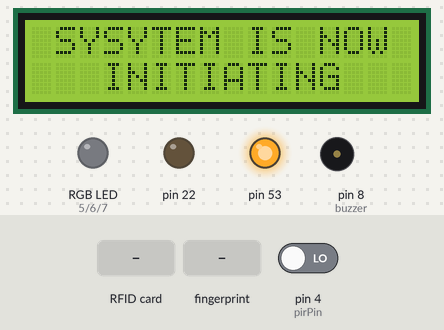
Simulated run of this sketch. Board: Arduino Mega 2560, built with avr-gcc and run on an emulated ATmega2560. On the bench: 16×2 character LCD, an RGB LED mixed from three pins (HIGH = lit), output pins drawn as LEDs (lit = HIGH), buzzer (waves = sounding). The inputs (shaded band) are chosen by the test bench; at power-on: pin 4 (pirPin) LOW. What the sketch prints to the serial monitor is not drawn.

Above: at 8.0 s.
9.3 s: pin 4 (pirPin) driven HIGH
19.7 s: RFID card 3B 38 47 0D held to the reader
At 30.1 s:
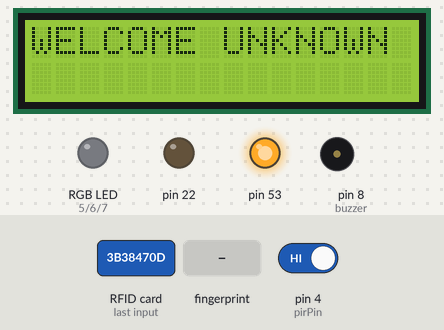
32.1 s: finger stored as number 1 placed on the sensor
At 45.1 s:
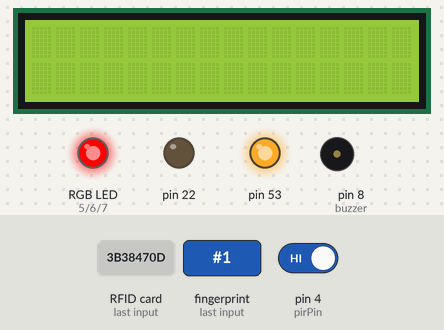
45.2 s: RFID card 5E 7A 19 C4 held to the reader
At 57.0 s:
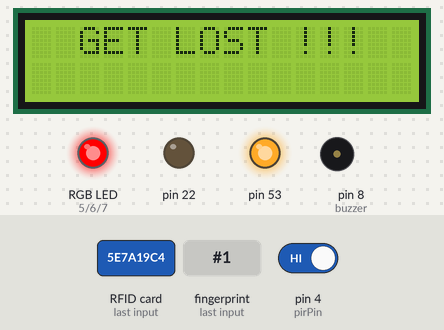
57.1 s: pin 4 (pirPin) driven LOW
Timing chart, 0 to 76.7 s (numbered marks = the images above; inputs shaded):
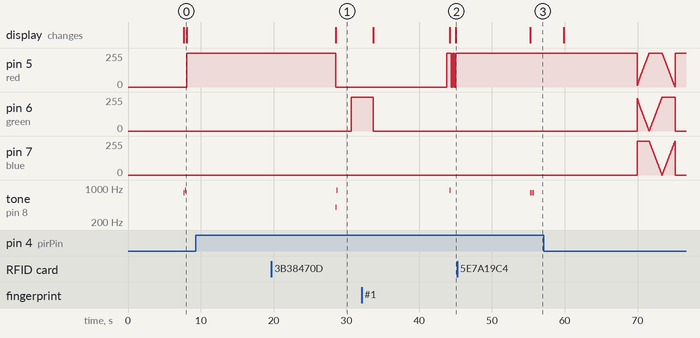

The sketch:

COMPLETE_LOCK_DOOR_V2.5.ino
```cpp
//LIBRARY USED:-
#include <SPI.h>
#include <MFRC522.h>
#include <Servo.h>
#include <Adafruit_Fingerprint.h>
#include <SoftwareSerial.h>
#include <LiquidCrystal.h>

int x;
int state = 0;    //Loggic for data transmit

// LCD USAGE:-
LiquidCrystal lcd(23, 24, 25, 26, 27, 28);

//PIR MOTION SENSOR CALIBRATE USAGE:-
//the time we give the sensor to calibrate (10-60 secs according to the datasheet)
int calibrationTime = 10;

//the time when the sensor outputs a low impulse
long unsigned int lowIn;

//the amount of milliseconds the sensor has to be low
//before we assume all motion has stopped
long unsigned int pause = 200;

boolean lockLow = true;
boolean takeLowTime;

int pirPin = 4;    //the digital pin connected to the PIR sensor's output

//BUZZER PIN:-
#define buzzer 8

//LED PIN DEFINE:-
#define red 5
#define green 6
#define blue 7

//RFID DEFINE:-
#define SS_PIN 10
#define RST_PIN 9


#define ACCESS_DELAY 2000
#define DENIED_DELAY 1000
MFRC522 mfrc522(SS_PIN, RST_PIN);   // Create MFRC522 instance.

//FINGERPRINT DEFINE:-
SoftwareSerial mySerial(2, 3);
Adafruit_Fingerprint finger = Adafruit_Fingerprint(&mySerial);
int fingerprintID = 0;
String IDname;

void setup() {
  Serial.begin(9600);   // Initiate a serial communication
  analogWrite (22,20);
  lcd.begin(16, 2);

//RGB USAGE:-
  pinMode(red, OUTPUT);
  pinMode(green, OUTPUT);
  pinMode(blue, OUTPUT);

//BUZZER USAGE:-
  pinMode(buzzer, OUTPUT);//buzzer

//PIR USAGE:-
  pinMode(pirPin, INPUT);
  digitalWrite(pirPin, LOW);

  //give the sensor some time to calibrate
  Serial.print("calibrating sensor ");
    for(int i = 0; i < calibrationTime; i++){
      Serial.print(".");
      delay(500);
      }
    Serial.println(" done");
    Serial.println("SENSOR ACTIVE");
    delay(50);

 //FINGERPRINT USAGE:-
  finger.begin(57600);  //Initiate fingerprint communication

  if (finger.verifyPassword()) {
    Serial.println("Found fingerprint sensor!");
  }
  else {
    Serial.println("Did not find fingerprint sensor :(");
    while (1) { delay(1); }
  }

 //RFID USAGE:-
  SPI.begin();          // Initiate  SPI bus
  mfrc522.PCD_Init();   // Initiate MFRC522

//PROGRAME BEGIN:-
  lcd.clear();
  delay(1500);
  Serial.write( '0' );
  Serial.println("Put your card to the reader...");
  Serial.println();
  lcd.print(" SYSYTEM IS NOW ");
  lcd.setCursor(0,1);
  lcd.print("   INITIATING   ");

   tone3();
   delay(200);
   tone1();
   delay(200);

}

void loop() {

  if (Serial.available() > 0 ){
    state = Serial.read();
  }
 Serial.write('1');                  //closed

 digitalWrite(red, HIGH);
 digitalWrite(green, LOW);
 digitalWrite(blue, LOW);

lcd.clear();

  //PIR USAGE:-
  digitalWrite(pirPin, LOW);

  //give the sensor some time to calibrate
  Serial.print("calibrating sensor ");
    for(int i = 0; i < calibrationTime; i++){
      Serial.print(".");
      delay(1000);
      }
    Serial.println(" done");
    Serial.println("SENSOR ACTIVE");
    delay(50);

 //RFID USAGE:-
  SPI.begin();          // Initiate  SPI bus
  mfrc522.PCD_Init();   // Initiate MFRC522

  Serial.write('1');
  Serial.println("Put your card to the reader...");
  Serial.println();


//PART 1 - LOCK THE DOOR, INTRUDER APPROACHING
 if(digitalRead(pirPin) == HIGH){

     digitalWrite(blue, LOW);   //the led visualizes the sensors output pin state
       if(lockLow){
         //makes sure we wait for a transition to LOW before any further output is made:
         lockLow = false;
         Serial.println("---");
         Serial.print("motion detected at ");
         Serial.print(millis()/1000);
         Serial.println(" sec");
         }
         takeLowTime = true;


  pinMode(green, LOW);
  pinMode(red, HIGH);
  pinMode(blue, LOW);

 //Look for fingerprint
  fingerprintID = getFingerprintIDez();
  delay(50);
  if(fingerprintID == 1 || fingerprintID == 2){
    lcd.clear();
    lcd.print(" WELCOME MASTER ");
    lcd.setCursor(0,1);
    lcd.print("      DECI      ");
    tone2();
    Serial.write('1');
    tone1();
    digitalWrite(red, HIGH);
    delay(200);
    digitalWrite(red, LOW);
    delay(200);
    digitalWrite(red, HIGH);
    delay(200);
    digitalWrite(red, LOW);
    delay(200);
    fingerprintID = 0;
  }
  else if(fingerprintID == 3){
    lcd.clear();
    lcd.print("WELCOME UNKNOWN ");
    lcd.setCursor(0,1);
    lcd.print("    PERSON    ");
    tone2();
    Serial.write('1');
    delay(150);
    tone1();
    digitalWrite(red, HIGH);
    delay(200);
    digitalWrite(red, LOW);
    delay(200);
    digitalWrite(red, HIGH);
    delay(200);
    digitalWrite(red, LOW);
    delay(200);
    fingerprintID = 0;
  }

///////////////////////////////////CARDS////////////////////////////////////
  // Look for new cards
  if ( ! mfrc522.PICC_IsNewCardPresent())
  {
    return;
  }
  // Select one of the cards
  if ( ! mfrc522.PICC_ReadCardSerial())
  {
    return;
  }
  //Show UID on serial monitor
  Serial.print("UID tag :");
  String content= "";
  byte letter;

  for (byte i = 0; i < mfrc522.uid.size; i++)
  {
     Serial.print(mfrc522.uid.uidByte[i] < 0x10 ? " 0" : " ");
     Serial.print(mfrc522.uid.uidByte[i], HEX);
     content.concat(String(mfrc522.uid.uidByte[i] < 0x10 ? " 0" : " "));
     content.concat(String(mfrc522.uid.uidByte[i], HEX));
  }
  Serial.println();
  Serial.print("Message : ");
  content.toUpperCase();

////////////////////////END CARD/////////////////////////////////////////


  if (content.substring(1) == "3B 38 47 0D") //change here the UID of the card
  {
    lcd.clear();
    Serial.println("Authorized access");
    Serial.println();
    lcd.print("WELCOME UNKNOWN");
    Serial.write('1');
    digitalWrite(green, HIGH);
    digitalWrite(red, LOW);
    digitalWrite(blue, LOW);
    tone2();
    delay(150);
    tone1();
   delay(2000);

  }

   else if (content.substring(1) == "E1 EC 18 1E") //change here the UID of the card
  {
    lcd.clear();
    Serial.println("Authorized access");
    Serial.println("WELCOME ADMIN");
    Serial.println();
    lcd.print(" WELCOME MASTER ");
    lcd.setCursor(0,1);
    lcd.print("      DECI      ");
    Serial.write('1');
    digitalWrite(green, HIGH);
    digitalWrite(red, LOW);
    digitalWrite(blue, LOW);
    tone2();
    delay(150);
    tone1();
   delay(2000);

  }

  else if (content.substring(1) == "28 48 E5 49") //change here the UID of the card
  {
    lcd.clear();
    Serial.println("Authorized access");
    Serial.println();
    lcd.print("WELCOME UNKNOWN");
    Serial.write('1');
    digitalWrite(green, HIGH);
    digitalWrite(red, LOW);
    digitalWrite(blue, LOW);
    tone2();
    delay(150);
    tone1();
   delay(2000);

  }

  else if (content.substring(1) == "58 E4 9E 5C") //change here the UID of the card
  {
    lcd.clear();
    Serial.println("Authorized access");
    Serial.println();
    lcd.print("WELCOME UNKNOWN");
    Serial.write('1');
    digitalWrite(green, HIGH);
    digitalWrite(red, LOW);
    digitalWrite(blue, LOW);
    tone2();
    delay(150);
    tone1();
   delay(2000);

  }

 else   {
    lcd.clear();
    Serial.println(" GET LOST!!!");
    lcd.print("  GET LOST !!!  ");
    digitalWrite(red, HIGH);
    digitalWrite(green, LOW);
    digitalWrite(blue, LOW);
    tone3();
    delay(200);
    tone3();
    delay(200);
    tone3();
    delay(200);

    delay(DENIED_DELAY);


  }
 }

 if(digitalRead(pirPin) == LOW){
 /*      digitalWrite(red, HIGH);
       digitalWrite(green, LOW);
       digitalWrite(blue, LOW);  //the led visualizes the sensors output pin state
*/
      if(takeLowTime){
        lowIn = millis();          //save the time of the transition from high to LOW
        takeLowTime = false;       //make sure this is only done at the start of a LOW phase
        }
       //if the sensor is low for more than the given pause,
       //we assume that no more motion is going to happen

       if(!lockLow && millis() - lowIn > pause){
           //makes sure this block of code is only executed again after
           //a new motion sequence has been detected
           lockLow = true;
           Serial.print("motion ended at ");      //output
           Serial.print((millis() - pause)/1000);
           Serial.println(" sec");
           }
          disco();
       }

else{
  Serial.write('0');
  pinMode(red, LOW);
  pinMode(green, HIGH);
  Serial.print("DOOR CLOSED");
  delay(3000);
}


}
```

disco.ino
```cpp
void disco() {
    for(x=0; x<=341; x++) {
      Serial.println(x);
      analogWrite(red, map(x, 0, 341, 0, 255));
      analogWrite(green, map(x, 0, 341, 255, 0));
      analogWrite(blue, 255);
    }
    for(x=342; x<=682; x++) {
      Serial.println(x);
      analogWrite(green, map(x, 342, 682, 0, 255));
      analogWrite(blue, map(x, 342, 682, 255, 0));
      analogWrite(red, 255);
    }
    for(x=683; x<=1023; x++) {
      Serial.println(x);
      analogWrite(blue, map(x, 683, 1023, 0, 255));
      analogWrite(red, map(x, 683, 1023, 255, 0));
      analogWrite(green, 255);
    }
    x=0;
}
```

fingerprint.ino
```cpp
// returns -1 if failed, otherwise returns ID #
int getFingerprintIDez() {
  uint8_t p = finger.getImage();
  if (p != FINGERPRINT_OK)  return -1;

  p = finger.image2Tz();
  if (p != FINGERPRINT_OK)  return -1;

  p = finger.fingerFastSearch();
  if (p != FINGERPRINT_OK)  return -1;

  // found a match!
  Serial.print("Found ID #");
  Serial.print(finger.fingerID);
  Serial.print(" with confidence of ");
  Serial.println(finger.confidence);
  return finger.fingerID;
}
```

tone.ino
```cpp
void tone1(){
  tone(buzzer,900,50);
  }

void tone2(){
  tone(buzzer,400,500);
}

void tone3(){
  tone(buzzer,800,100);
}
```

Measured:
- after the input at 9.3 s, pin 5 (red): stops changing and stays 255/255; pin 6 (green): stops changing and stays 0/255; pin 7 (blue): stays 0/255 (without the input it goes to 255/255 after 8.9 s)
- after the input at 19.7 s, pin 5 (red): 255/255 → 0/255 after 8.8 s; pin 6 (green): 0/255 → 255/255 after 11.0 s; tone on pin 8 (buzzer): silent → 400 Hz after 8.8 s, → 900 Hz 0.15 s later, → silent 0.05 s later; the display: changes after 8.8 s (image 1)
- after the input at 32.1 s, tone on pin 8 (buzzer): silent → 900 Hz after 12.1 s, → silent 0.05 s later; the display: first differs from a run without the input after 12.1 s (image 2 shows a later state)
- after the input at 45.2 s, tone on pin 8 (buzzer): alternates 800 Hz for 0.10 s and silent for 0.10 s, 6 changes in all, then stays silent, starting after 10.1 s; the display: changes after 10.1 s (image 3)
- what the display in image 0 shows lasts 0.4 s, from 7.7 s to 8.1 s
